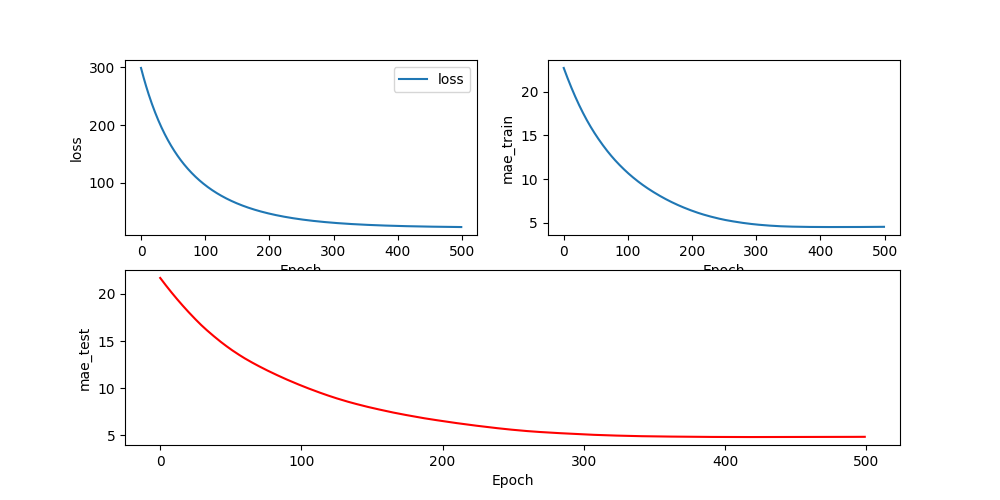

The script that drew this image:
# -*- coding: utf-8 -*-
# @Time    : 2022/9/6 9:18 AM
# @Author  : Hush
# @Email   : crush@tju.edu.cn


import numpy as np
import matplotlib.pyplot as plt


class LinearRegression:
    def __init__(self, data, data_test):
        self.m = data.shape[0]
        self.cols = data.shape[1] + 1
        self.w = np.zeros(self.cols)
        self.b = np.ones(self.m).reshape(self.m, 1)
        self.lr = 0.000016
        self.train_X = np.hstack([self.b, data])

        self.m_test = data_test.shape[0]
        self.b_test = np.ones(self.m_test).reshape(self.m_test, 1)
        self.test_X = np.hstack([self.b_test, data_test])

    def fit(self, X, Y, X_test, Y_test, epochs):
        i = 0
        loss_record = []
        mae_record = []
        mae_test_record = []
        for i in range(epochs):
            ## predict
            y_hat = self.predict(X)

            ## compute loss
            loss = (np.sum(np.square(Y - y_hat)) / (2 * self.m))
            loss_record.append(loss)

            ## compute gradiant
            grad = (np.dot(X.T, (y_hat - Y)))

            ## update weight----gradient_descent
            self.w = self.w - self.lr * grad

            mae = (np.sum(np.abs(y_hat - Y)) / self.m)
            mae_record.append(mae)

            ## test each epoch
            mae_test = self.test(X_test, Y_test)
            mae_test_record.append(mae_test)
        self.plot_history(loss_record, mae_record, mae_test_record, epochs)
        return loss_record, mae_record, mae_test_record

    def predict(self, X):
        return np.dot(X, self.w)

    def test(self, X, Y):
        mae_test = (np.sum(np.abs(self.predict(X) - Y)) / self.m_test)
        return mae_test

    def plot_history(self, loss_record, acc_record, acc_test_record, epochs):
        plt.figure(figsize=(10, 5))
        plt.subplot(2, 2, 1)
        plt.xlabel('Epoch')
        plt.ylabel('loss')
        plt.plot(range(epochs), loss_record, label='loss')
        plt.legend()
        plt.subplot(2, 2, 2)
        plt.xlabel('Epoch')
        plt.ylabel('mae_train')
        plt.plot(range(epochs), acc_record, label='acc_train')
        plt.subplot(2, 1, 2)
        plt.xlabel('Epoch')
        plt.ylabel('mae_test')
        plt.plot(range(epochs), acc_test_record, label='acc_test', color='red')
        plt.show()
